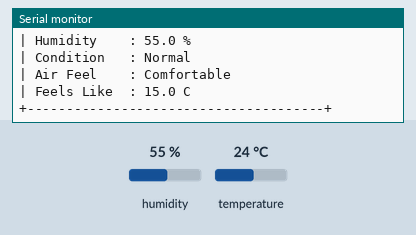
This sketch was run on a simulated Arduino Uno, built with avr-gcc and run on an emulated ATmega328P. Parts: the last lines printed to the serial monitor. The inputs (shaded band) are chosen by the test bench; at power-on: humidity 55 %, temperature 24 °C.

Above: at 3.1 s.
3.2 s: humidity set to 22 %
At 6.3 s:
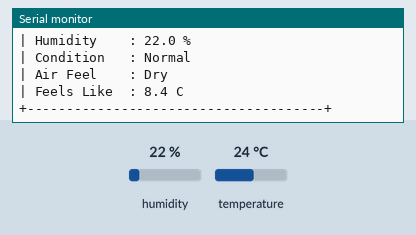
8.5 s: temperature set to 12 °C
At 9.9 s:
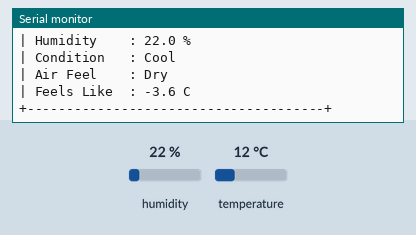
13.0 s: humidity set to 88 %
At 14.8 s:
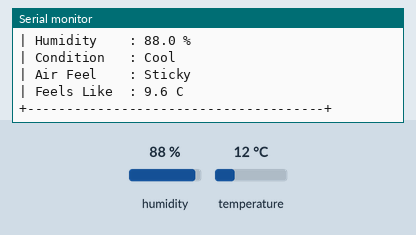
17.5 s: temperature set to 33 °C
At 19.7 s:
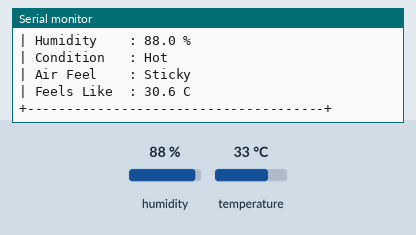
Timing chart, 0 to 21.2 s (numbered marks = the images above; inputs shaded):
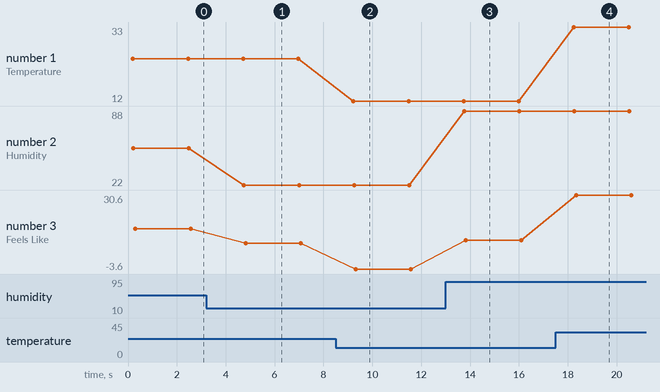

The sketch:

WeatherMonitor.ino
```cpp
#include <DHT.h>
#include "config.h"
#include "weather_utils.h"

DHT dht(DHT_PIN, DHT_TYPE);

void setup() {
  Serial.begin(SERIAL_BAUD_RATE);
  dht.begin();

  Serial.println();
  Serial.println("Booting DHT11 Weather Monitor...");
  Serial.println("Serial dashboard ready.");
  Serial.println();
}

void loop() {
  float humidity = dht.readHumidity();
  float temperature = dht.readTemperature();

  if (isnan(humidity) || isnan(temperature)) {
    Serial.println("[Sensor Error] Failed to read from DHT11 sensor.");
    delay(READ_INTERVAL_MS);
    return;
  }

  printWeatherDashboard(temperature, humidity);
  delay(READ_INTERVAL_MS);
}
```

weather_utils.cpp
```cpp
#include "weather_utils.h"

const char* getWeatherStatus(float temperature) {
  if (temperature > 30) {
    return "Hot";
  }

  if (temperature < 20) {
    return "Cool";
  }

  return "Normal";
}

const char* getHumidityStatus(float humidity) {
  if (humidity >= 70) {
    return "Sticky";
  }

  if (humidity <= 35) {
    return "Dry";
  }

  return "Comfortable";
}

float calculateFeelsLikeC(float temperature, float humidity) {
  return temperature - ((100.0 - humidity) / 5.0);
}

static void printDivider() {
  Serial.println("+--------------------------------------+");
}

void printWeatherDashboard(float temperature, float humidity) {
  float feelsLike = calculateFeelsLikeC(temperature, humidity);

  printDivider();
  Serial.println("|        WEATHER MONITOR DASHBOARD     |");
  printDivider();

  Serial.print("| Temperature : ");
  Serial.print(temperature, 1);
  Serial.println(" C");

  Serial.print("| Humidity    : ");
  Serial.print(humidity, 1);
  Serial.println(" %");

  Serial.print("| Condition   : ");
  Serial.println(getWeatherStatus(temperature));

  Serial.print("| Air Feel    : ");
  Serial.println(getHumidityStatus(humidity));

  Serial.print("| Feels Like  : ");
  Serial.print(feelsLike, 1);
  Serial.println(" C");

  printDivider();
  Serial.println();
}
```

weather_utils.h
```cpp
#ifndef WEATHER_UTILS_H
#define WEATHER_UTILS_H

#include <Arduino.h>

const char* getWeatherStatus(float temperature);
const char* getHumidityStatus(float humidity);
float calculateFeelsLikeC(float temperature, float humidity);
void printWeatherDashboard(float temperature, float humidity);

#endif
```

config.h
```cpp
#ifndef CONFIG_H
#define CONFIG_H

#define DHT_PIN 2
#define DHT_TYPE DHT11
#define SERIAL_BAUD_RATE 9600
#define READ_INTERVAL_MS 2000

#endif
```

Measured:
- after the input at 3.2 s, the serial monitor: prints a new line after 1.5 s (image 1)
- after the input at 8.5 s, the serial monitor: prints a new line after 0.73 s (image 2)
- after the input at 13.0 s, the serial monitor: prints a new line after 0.76 s (image 3)
- after the input at 17.5 s, the serial monitor: prints a new line after 0.74 s (image 4)
- plotted number 1: 24 → 12 after the input at 8.5 s, 12 → 33 after the input at 17.5 s
- plotted number 2: 55 → 22 after the input at 3.2 s, 22 → 88 after the input at 13.0 s
- plotted number 3: 15 → 8.4 after the input at 3.2 s, 8.4 → -3.6 after the input at 8.5 s, -3.6 → 9.6 after the input at 13.0 s, 9.6 → 30.6 after the input at 17.5 s
